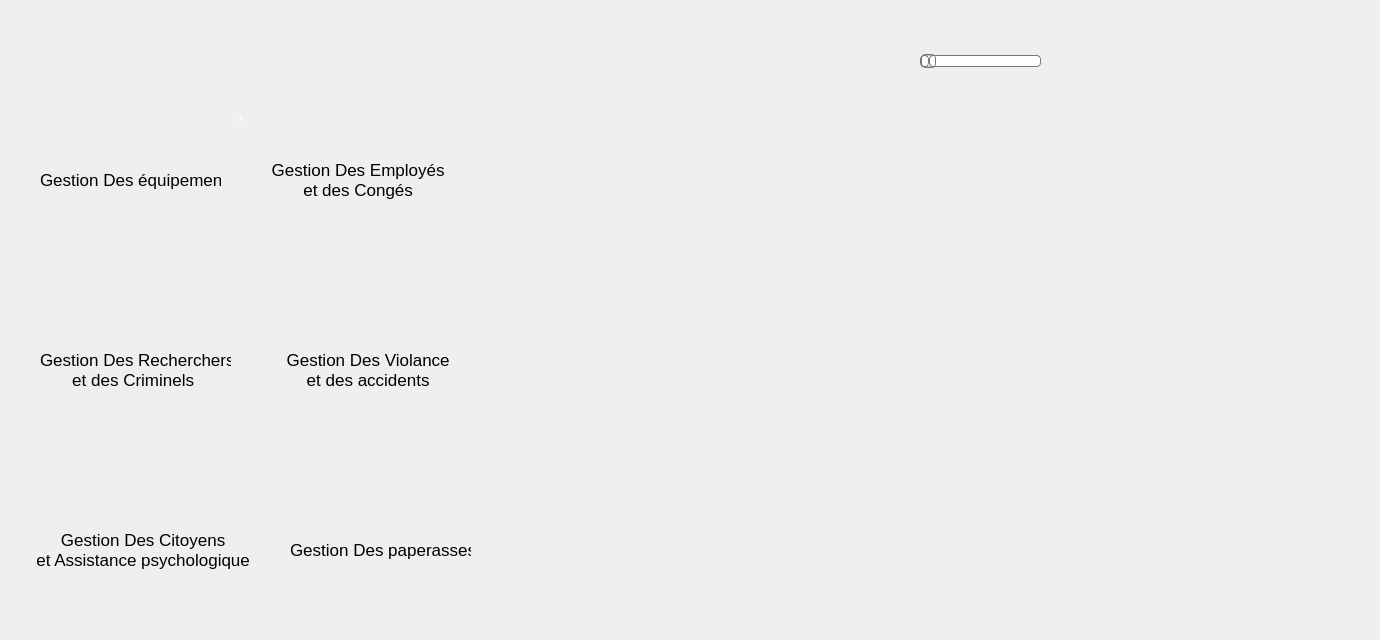
      <widget class="QWidget" name="tab_4">
       <attribute name="icon">
        <iconset resource="resource.qrc">
         <normaloff>:/image/img/police-station.png</normaloff>:/image/img/police-station.png</iconset>
       </attribute>
       <attribute name="title">
        <string>Acceuil</string>
       </attribute>
       <widget class="QLabel" name="label_10">
        <property name="geometry">
         <rect>
          <x>-10</x>
          <y>0</y>
          <width>1371</width>
          <height>631</height>
         </rect>
        </property>
        <property name="styleSheet">
         <string notr="true">border-image: url(:/img/policier-travaillant-ordinateur-portant-flic-uniforme-dans-bureau-garde-fond-brique_48369-15140.jpg) 1 1 1 1 stretch stretch;</string>
        </property>
        <property name="text">
         <string/>
        </property>
       </widget>
       <widget class="QPushButton" name="dec">
        <property name="geometry">
         <rect>
          <x>-20</x>
          <y>0</y>
          <width>111</width>
          <height>91</height>
         </rect>
        </property>
        <property name="styleSheet">
         <string notr="true">QPushButton{
background:transparent;
color :white;
border-radius:10px;
border-style:none;
font-size:12px;
font-style:Georgia ;
}</string>
        </property>
        <property name="text">
         <string/>
        </property>
        <property name="icon">
         <iconset>
          <activeoff>:/img/logout.png</activeoff>
         </iconset>
        </property>
        <property name="iconSize">
         <size>
          <width>50</width>
          <height>50</height>
         </size>
        </property>
       </widget>
       <widget class="QLabel" name="label_25">
        <property name="geometry">
         <rect>
          <x>350</x>
          <y>420</y>
          <width>81</width>
          <height>81</height>
         </rect>
        </property>
        <property name="styleSheet">
         <string notr="true">border-image:url(:/img/183414194_466884714594269_7112138142974174459_n.png)1 1 1 1 stretch stretch;</string>
        </property>
        <property name="text">
         <string/>
        </property>
       </widget>
       <widget class="QLabel" name="label_15">
        <property name="geometry">
         <rect>
          <x>300</x>
          <y>30</y>
          <width>91</width>
          <height>91</height>
         </rect>
        </property>
        <property name="styleSheet">
         <string notr="true">border-image: url(:/img/52328332_2078164858899734_1395457921264910336_n.png) 1 1 1 1 stretch stretch;</string>
        </property>
        <property name="text">
         <string/>
        </property>
       </widget>
       <widget class="QLabel" name="label_24">
        <property name="geometry">
         <rect>
          <x>90</x>
          <y>220</y>
          <width>91</width>
          <height>111</height>
         </rect>
        </property>
        <property name="styleSheet">
         <string notr="true">border-image:url(:/img/182621297_495351015044474_391931727743189441_n.png)1 1 1 1 stretch stretch;</string>
        </property>
        <property name="text">
         <string/>
        </property>
       </widget>
       <widget class="QLabel" name="label_16">
        <property name="geometry">
         <rect>
          <x>350</x>
          <y>90</y>
          <width>51</width>
          <height>51</height>
         </rect>
        </property>
        <property name="styleSheet">
         <string notr="true">border-image: url(:/img/182895477_888405928672833_3764222974050923583_n.png) 1 1 1 1 stretch stretch;</string>
        </property>
        <property name="text">
         <string/>
        </property>
       </widget>
       <widget class="QLabel" name="label_30">
        <property name="geometry">
         <rect>
          <x>40</x>
          <y>150</y>
          <width>181</width>
          <height>81</height>
         </rect>
        </property>
        <property name="styleSheet">
         <string notr="true">color: #000000;
  font-size: 17px;</string>
        </property>
        <property name="text">
         <string> &lt;center&gt;Gestion Des équipements &lt;center&gt;</string>
        </property>
       </widget>
       <widget class="QLabel" name="label_34">
        <property name="geometry">
         <rect>
          <x>30</x>
          <y>520</y>
          <width>231</width>
          <height>81</height>
         </rect>
        </property>
        <property name="styleSheet">
         <string notr="true">color: #000000;
  font-size: 17px;</string>
        </property>
        <property name="text">
         <string> &lt;center&gt;Gestion Des Citoyens &lt;center&gt;et Assistance psychologique &lt;center&gt;</string>
        </property>
       </widget>
       <widget class="QLabel" name="label_23">
        <property name="geometry">
         <rect>
          <x>320</x>
          <y>260</y>
          <width>91</width>
          <height>81</height>
         </rect>
        </property>
        <property name="styleSheet">
         <string notr="true">border-image:url(:/img/71877099_1515757621897753_1533596121182502912_n.png)1 1 1 1 stretch stretch;</string>
        </property>
        <property name="text">
         <string/>
        </property>
       </widget>
       <widget class="QLabel" name="label_21">
        <property name="geometry">
         <rect>
          <x>110</x>
          <y>70</y>
          <width>61</width>
          <height>71</height>
         </rect>
        </property>
        <property name="styleSheet">
         <string notr="true">border-image:url(:/img/183097748_793064294947771_710383781197153546_n.png)1 1 1 1 stretch stretch;</string>
        </property>
        <property name="text">
         <string/>
        </property>
       </widget>
       <widget class="QLabel" name="label_32">
        <property name="geometry">
         <rect>
          <x>40</x>
          <y>340</y>
          <width>191</width>
          <height>81</height>
         </rect>
        </property>
        <property name="styleSheet">
         <string notr="true">color: #000000;
  font-size: 17px;</string>
        </property>
        <property name="text">
         <string> &lt;center&gt;Gestion Des Recherchers &lt;center&gt;et des Criminels &lt;center&gt;</string>
        </property>
       </widget>
       <widget class="QLabel" name="label_27">
        <property name="geometry">
         <rect>
          <x>90</x>
          <y>400</y>
          <width>91</width>
          <height>91</height>
         </rect>
        </property>
        <property name="styleSheet">
         <string notr="true">border-image:url(:/img/82385804_2643811335712023_8677046488792039424_n.png)1 1 1 1 stretch stretch;</string>
        </property>
        <property name="text">
         <string/>
        </property>
       </widget>
       <widget class="QLabel" name="logo">
        <property name="geometry">
         <rect>
          <x>1200</x>
          <y>0</y>
          <width>151</width>
          <height>161</height>
         </rect>
        </property>
        <property name="styleSheet">
         <string notr="true">border-image: url(:/img/151063767_429005728336484_2086052602840462546_n.png) 1 1 1 1 stretch stretch;</string>
        </property>
        <property name="text">
         <string/>
        </property>
       </widget>
       <widget class="QLabel" name="label_17">
        <property name="geometry">
         <rect>
          <x>300</x>
          <y>60</y>
          <width>111</width>
          <height>101</height>
         </rect>
        </property>
        <property name="styleSheet">
         <string notr="true">border-image: url(:/img/oval.png) 1 1 1 1 stretch stretch;</string>
        </property>
        <property name="text">
         <string/>
        </property>
       </widget>
       <widget class="QLabel" name="label_18">
        <property name="geometry">
         <rect>
          <x>70</x>
          <y>240</y>
          <width>111</width>
          <height>101</height>
         </rect>
        </property>
        <property name="styleSheet">
         <string notr="true">border-image: url(:/img/oval.png) 1 1 1 1 stretch stretch;</string>
        </property>
        <property name="text">
         <string/>
        </property>
       </widget>
       <widget class="QLabel" name="label_31">
        <property name="geometry">
         <rect>
          <x>270</x>
          <y>150</y>
          <width>181</width>
          <height>81</height>
         </rect>
        </property>
        <property name="styleSheet">
         <string notr="true">color: #000000;
  font-size: 17px;</string>
        </property>
        <property name="text">
         <string> &lt;center&gt;Gestion Des Employés &lt;center&gt;et des Congés &lt;center&gt;</string>
        </property>
       </widget>
       <widget class="QLabel" name="label_20">
        <property name="geometry">
         <rect>
          <x>70</x>
          <y>40</y>
          <width>81</width>
          <height>81</height>
         </rect>
        </property>
        <property name="styleSheet">
         <string notr="true">border-image: url(:/img/182484728_1001694200366980_6117544729765152706_n.png) 1 1 1 1 stretch stretch;</string>
        </property>
        <property name="text">
         <string/>
        </property>
       </widget>
       <widget class="QSlider" name="horizontalSlider_2">
        <property name="geometry">
         <rect>
          <x>920</x>
          <y>50</y>
          <width>121</width>
          <height>22</height>
         </rect>
        </property>
        <property name="styleSheet">
         <string notr="true">QSlider::groove:horizontal {
border: 1px solid #bbb;
background: white;
height: 10px;
border-radius: 4px;
}

QSlider::sub-page:horizontal {
background: qlineargradient(x1: 0, y1: 0,    x2: 0, y2: 1,
    stop: 0 #66e, stop: 1 #bbf);
background: qlineargradient(x1: 0, y1: 0.2, x2: 1, y2: 1,
    stop: 0 #bbf, stop: 1 #55f);
border: 1px solid #777;
height: 10px;
border-radius: 4px;
}

QSlider::add-page:horizontal {
background: #fff;
border: 1px solid #777;
height: 10px;
border-radius: 4px;
}

QSlider::handle:horizontal {
background: qlineargradient(x1:0, y1:0, x2:1, y2:1,
    stop:0 #eee, stop:1 #ccc);
border: 1px solid #777;
width: 13px;
margin-top: -2px;
margin-bottom: -2px;
border-radius: 4px;
}

QSlider::handle:horizontal:hover {
background: qlineargradient(x1:0, y1:0, x2:1, y2:1,
    stop:0 #fff, stop:1 #ddd);
border: 1px solid #444;
border-radius: 4px;
}

QSlider::sub-page:horizontal:disabled {
background: #bbb;
border-color: #999;
}

QSlider::add-page:horizontal:disabled {
background: #eee;
border-color: #999;
}

QSlider::handle:horizontal:disabled {
background: #eee;
border: 1px solid #aaa;
border-radius: 4px;
}</string>
        </property>
        <property name="orientation">
         <enum>Qt::Horizontal</enum>
        </property>
       </widget>
       <widget class="QLabel" name="label_22">
        <property name="geometry">
         <rect>
          <x>340</x>
          <y>220</y>
          <width>81</width>
          <height>81</height>
         </rect>
        </property>
        <property name="styleSheet">
         <string notr="true">border-image:url(:/img/182486389_729248067754259_6659584539846534587_n.png)1 1 1 1 stretch stretch;</string>
        </property>
        <property name="text">
         <string/>
        </property>
       </widget>
       <widget class="QLabel" name="label_33">
        <property name="geometry">
         <rect>
          <x>290</x>
          <y>520</y>
          <width>181</width>
          <height>81</height>
         </rect>
        </property>
        <property name="styleSheet">
         <string notr="true">color: #000000;
  font-size: 17px;</string>
        </property>
        <property name="text">
         <string> &lt;center&gt;Gestion Des paperasses&lt;center&gt;</string>
        </property>
       </widget>
       <widget class="QLabel" name="label_29">
        <property name="geometry">
         <rect>
          <x>280</x>
          <y>340</y>
          <width>181</width>
          <height>81</height>
         </rect>
        </property>
        <property name="styleSheet">
         <string notr="true">color: #000000;
  font-size: 17px;</string>
        </property>
        <property name="text">
         <string> &lt;center&gt;Gestion Des Violance &lt;center&gt;et des accidents &lt;center&gt;</string>
        </property>
       </widget>
       <widget class="QLabel" name="label_26">
        <property name="geometry">
         <rect>
          <x>320</x>
          <y>240</y>
          <width>111</width>
          <height>101</height>
         </rect>
        </property>
        <property name="styleSheet">
         <string notr="true">border-image: url(:/img/oval.png) 1 1 1 1 stretch stretch;</string>
        </property>
        <property name="text">
         <string/>
        </property>
       </widget>
       <widget class="QPushButton" name="pause_2">
        <property name="geometry">
         <rect>
          <x>1070</x>
          <y>40</y>
          <width>91</width>
          <height>41</height>
         </rect>
        </property>
        <property name="styleSheet">
         <string notr="true">QPushButton{
font-family: &quot;Roboto&quot;, sans-serif;
    text-transform: uppercase;
    outline: 0;
    background: transparent;
    color: #FFFFFF;
    width: 100%;
    border: 0;
    padding: 15px;
    font-size: 14px;
    -webkit-transition: all 0.3 ease;
    transition: all 0.3 ease;
    cursor: pointer;

}
</string>
        </property>
        <property name="text">
         <string/>
        </property>
        <property name="icon">
         <iconset resource="resource.qrc">
          <normaloff>:/image/img/stop.png</normaloff>:/image/img/stop.png</iconset>
        </property>
        <property name="iconSize">
         <size>
          <width>80</width>
          <height>80</height>
         </size>
        </property>
       </widget>
       <widget class="QLabel" name="label_28">
        <property name="geometry">
         <rect>
          <x>70</x>
          <y>420</y>
          <width>111</width>
          <height>101</height>
         </rect>
        </property>
        <property name="styleSheet">
         <string notr="true">border-image: url(:/img/oval.png) 1 1 1 1 stretch stretch;</string>
        </property>
        <property name="text">
         <string/>
        </property>
       </widget>
       <widget class="QLabel" name="label_36">
        <property name="geometry">
         <rect>
          <x>320</x>
          <y>420</y>
          <width>111</width>
          <height>101</height>
         </rect>
        </property>
        <property name="styleSheet">
         <string notr="true">border-image: url(:/img/oval.png) 1 1 1 1 stretch stretch;</string>
        </property>
        <property name="text">
         <string/>
        </property>
       </widget>
       <widget class="QLabel" name="label_37">
        <property name="geometry">
         <rect>
          <x>70</x>
          <y>50</y>
          <width>111</width>
          <height>101</height>
         </rect>
        </property>
        <property name="styleSheet">
         <string notr="true">border-image: url(:/img/oval.png) 1 1 1 1 stretch stretch;</string>
        </property>
        <property name="text">
         <string/>
        </property>
       </widget>
       <widget class="QPushButton" name="pushButton_4">
        <property name="geometry">
         <rect>
          <x>40</x>
          <y>30</y>
          <width>401</width>
          <height>181</height>
         </rect>
        </property>
        <property name="styleSheet">
         <string notr="true">QPushButton{
font-family: &quot;Roboto&quot;, sans-serif;
    text-transform: uppercase;
    outline: 0;
    background: transparent;
    color: #FFFFFF;
    width: 100%;
    border: 0;
    padding: 15px;
    font-size: 14px;
    -webkit-transition: all 0.3 ease;
    transition: all 0.3 ease;
    cursor: pointer;

}





</string>
        </property>
        <property name="text">
         <string>*</string>
        </property>
       </widget>
       <widget class="QLabel" name="label_38">
        <property name="geometry">
         <rect>
          <x>70</x>
          <y>460</y>
          <width>71</width>
          <height>71</height>
         </rect>
        </property>
        <property name="styleSheet">
         <string notr="true">border-image:url(:/img/overpopulation.png)1 1 1 1 stretch stretch;</string>
        </property>
        <property name="text">
         <string/>
        </property>
       </widget>
       <widget class="QLabel" name="label_39">
        <property name="geometry">
         <rect>
          <x>320</x>
          <y>450</y>
          <width>61</width>
          <height>61</height>
         </rect>
        </property>
        <property name="styleSheet">
         <string notr="true">border-image:url(:/img/79646791_2555477274559182_3424678394934067200_n.png)1 1 1 1 stretch stretch;</string>
        </property>
        <property name="text">
         <string/>
        </property>
       </widget>
       <widget class="QPushButton" name="start_2">
        <property name="geometry">
         <rect>
          <x>1020</x>
          <y>40</y>
          <width>91</width>
          <height>41</height>
         </rect>
        </property>
        <property name="styleSheet">
         <string notr="true">QPushButton{
font-family: &quot;Roboto&quot;, sans-serif;
    text-transform: uppercase;
    outline: 0;
    background: transparent;
    color: #FFFFFF;
    width: 100%;
    border: 0;
    padding: 15px;
    font-size: 14px;
    -webkit-transition: all 0.3 ease;
    transition: all 0.3 ease;
    cursor: pointer;

}
</string>
        </property>
        <property name="text">
         <string/>
        </property>
        <property name="icon">
         <iconset resource="resource.qrc">
          <normaloff>:/image/img/player-navigation-icons-play-stop-and-pause-vector-5509880.png</normaloff>:/image/img/player-navigation-icons-play-stop-and-pause-vector-5509880.png</iconset>
        </property>
        <property name="iconSize">
         <size>
          <width>80</width>
          <height>80</height>
         </size>
        </property>
       </widget>
       <zorder>label_10</zorder>
       <zorder>dec</zorder>
       <zorder>label_30</zorder>
       <zorder>label_34</zorder>
       <zorder>label_32</zorder>
       <zorder>logo</zorder>
       <zorder>label_17</zorder>
       <zorder>label_18</zorder>
       <zorder>label_31</zorder>
       <zorder>horizontalSlider_2</zorder>
       <zorder>label_33</zorder>
       <zorder>label_29</zorder>
       <zorder>pause_2</zorder>
       <zorder>label_28</zorder>
       <zorder>label_36</zorder>
       <zorder>label_37</zorder>
       <zorder>label_39</zorder>
       <zorder>label_27</zorder>
       <zorder>label_38</zorder>
       <zorder>label_24</zorder>
       <zorder>label_26</zorder>
       <zorder>label_22</zorder>
       <zorder>label_23</zorder>
       <zorder>label_25</zorder>
       <zorder>label_15</zorder>
       <zorder>label_20</zorder>
       <zorder>label_21</zorder>
       <zorder>label_16</zorder>
       <zorder>pushButton_4</zorder>
       <zorder>start_2</zorder>
      </widget>
